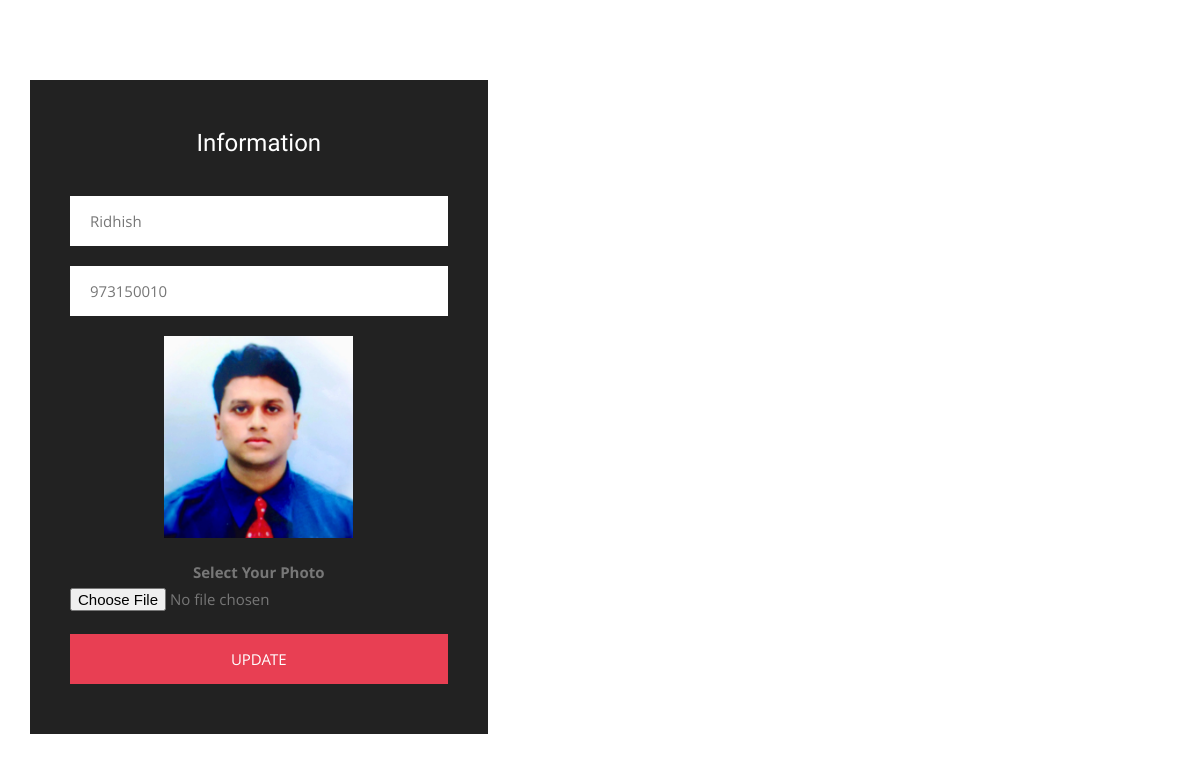
The page /update?id=1 on the database as committed earlier.
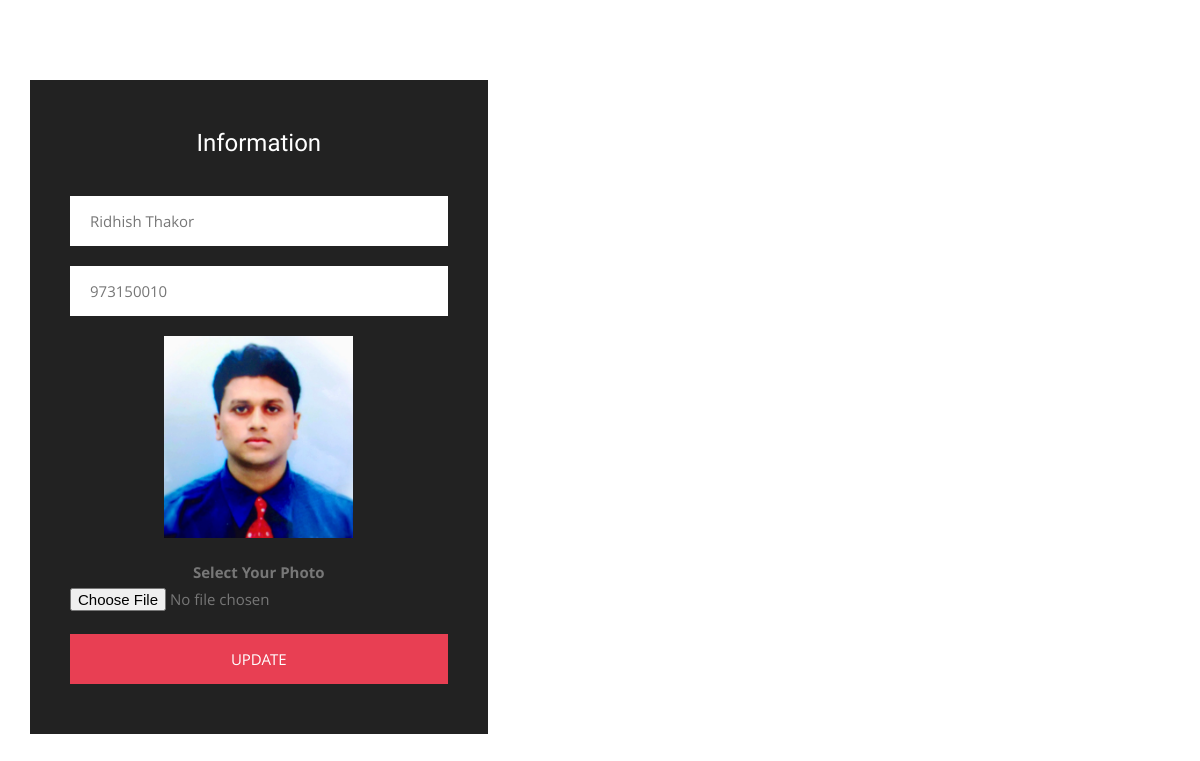
The same page on the database as committed later.
### app.py (models this page shows)
class Students(db.Model):
    id = db.Column(db.Integer, primary_key=True)
    name = db.Column(db.String(100))
    phone = db.Column(db.Integer)
    pic = db.Column(db.String)

### app.py (the view)
@app.route('/update', methods=["GET","POST"])
def update():
    id = request.args['id']
    fetch=Students.query.filter_by(id=id).all()
    return render_template("update.html",getinfo=fetch)

### templates/update.html (shortened to what this page needs)
<!DOCTYPE html>
<html lang="en">
<head>
<link rel="stylesheet" type="text/css" href="static/css/main.css">
</head>
<body>
<div data-scroll-index='1'  style="width:100%;float:left;">
<div class="gm_offer_wrapper gm_toppadder80 gm_bottompadder80">
	<div class="container">
		<div class="row">
				<div class="col-lg-5 col-md-5 col-sm-6 col-xs-12">
                    <center>
					<div class="gm_bnr_form">
						<h3>Information</h3>
                        {% for i in getinfo %}
						<form method="post" enctype="multipart/form-data" action="/updater">
							<input type="text" placeholder="Enter Name" name="name" class="require" value="{{i.name}}">
							<input type="text" placeholder="Enter Phone #" name="phone" class="require" value="{{i.phone}}">
							<img src="{{i.pic}}" width="50%" height="auto" ><br><br>
							<label>Select Your Photo</label><input type="file" placeholder="Enter Pic #" name="pic"><br>
							<button type="submit" class="gm_btn submitForm" data-form-type="inquiry">Update</button>
						</form>
                        {% endfor %}
					</div>
                    </center>
				</div>
		</div>
	</div>
</div>
</div>
</body>
</html>

Rows that differ between the two databases and show on the page:
changed Students: name "Ridhish" → "Ridhish Thakor"
